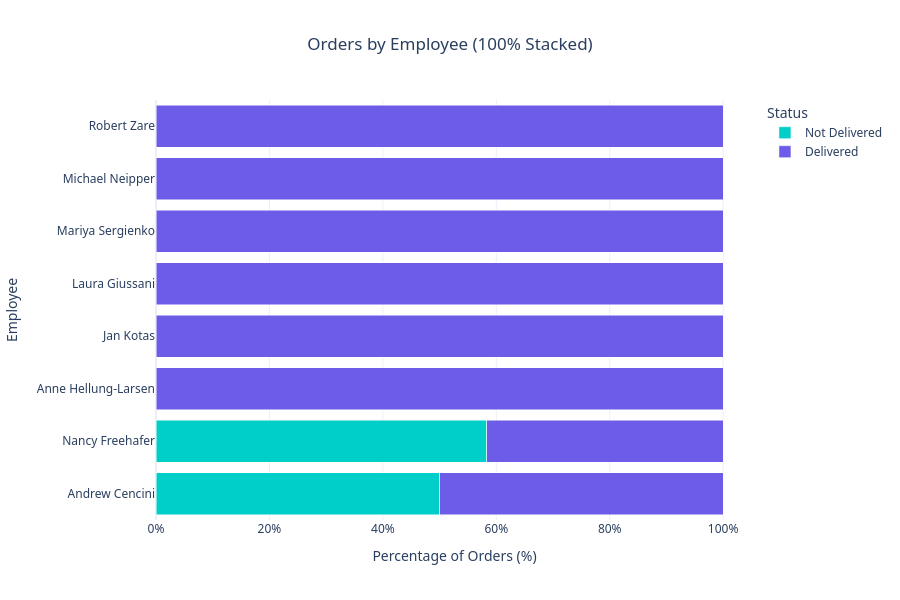

The cell this chart's notebook holds for it:
### Markdown cell above
## 3. Orders by Employee (Interactive)

### Code cell
if 'df' in locals():
    df['EmployeeName'] = df['FirstName'] + ' ' + df['LastName']
    # Group by Employee and Delivery Status
    employee_delivery = df.groupby(['EmployeeName', 'DeliveredFlag']).size().reset_index(name='Count')
    # Calculate percentage
    emp_totals = employee_delivery.groupby('EmployeeName')['Count'].transform('sum')
    employee_delivery['Percentage'] = (employee_delivery['Count'] / emp_totals) * 100
    employee_delivery['Status'] = employee_delivery['DeliveredFlag'].map({1: 'Delivered', 0: 'Not Delivered'})
    
    fig = px.bar(
        employee_delivery,
        y='EmployeeName',
        x='Percentage',
        orientation='h',
        title='Orders by Employee (100% Stacked)',
        color='Status',
        color_discrete_map={'Delivered': COLORS['delivered'], 'Not Delivered': COLORS['not_delivered']},
        barmode='stack',
        labels={'EmployeeName': 'Employee', 'Percentage': 'Percentage of Orders (%)'}
    )
    
    fig.update_layout(
        xaxis_title='Percentage of Orders (%)',
        yaxis_title='Employee',
        xaxis=dict(ticksuffix='%'),
        height=600,
        title=dict(x=0.5, xanchor='center'),
        font=dict(family="Segoe UI, sans-serif")
    )
    
    try:
        fig.write_html("../figures/orders_by_employee_notebook.html")
        fig.show()
    except Exception as e:
        print(f"Error displaying/saving plot: {e}")

### Figure 1 — Plotly figure (JSON) as saved in the notebook; plotly's stock layout.template omitted (floating-point values rounded to 4 significant figures)
{"data": [{"hovertemplate": "Status=Not Delivered<br>Percentage of Orders (%)=%{x}<br>Employee=%{y}<extra></extra>", "legendgroup": "Not Delivered", "marker": {"color": "#00cec9", "pattern": {"shape": ""}}, "name": "Not Delivered", "orientation": "h", "showlegend": true, "textposition": "auto", "type": "bar", "x": [50.0, 58.33], "xaxis": "x", "y": ["Andrew Cencini", "Nancy Freehafer"], "yaxis": "y"}, {"hovertemplate": "Status=Delivered<br>Percentage of Orders (%)=%{x}<br>Employee=%{y}<extra></extra>", "legendgroup": "Delivered", "marker": {"color": "#6c5ce7", "pattern": {"shape": ""}}, "name": "Delivered", "orientation": "h", "showlegend": true, "textposition": "auto", "type": "bar", "x": [50.0, 100.0, 100.0, 100.0, 100.0, 100.0, 41.67, 100.0], "xaxis": "x", "y": ["Andrew Cencini", "Anne Hellung-Larsen", "Jan Kotas", "Laura Giussani", "Mariya Sergienko", "Michael Neipper", "Nancy Freehafer", "Robert Zare"], "yaxis": "y"}], "layout": {"barmode": "stack", "font": {"family": "Segoe UI, sans-serif"}, "height": 600, "legend": {"title": {"text": "Status"}, "tracegroupgap": 0}, "title": {"text": "Orders by Employee (100% Stacked)", "x": 0.5, "xanchor": "center"}, "xaxis": {"anchor": "y", "domain": [0, 1], "ticksuffix": "%", "title": {"text": "Percentage of Orders (%)"}}, "yaxis": {"anchor": "x", "domain": [0, 1], "title": {"text": "Employee"}}}}
